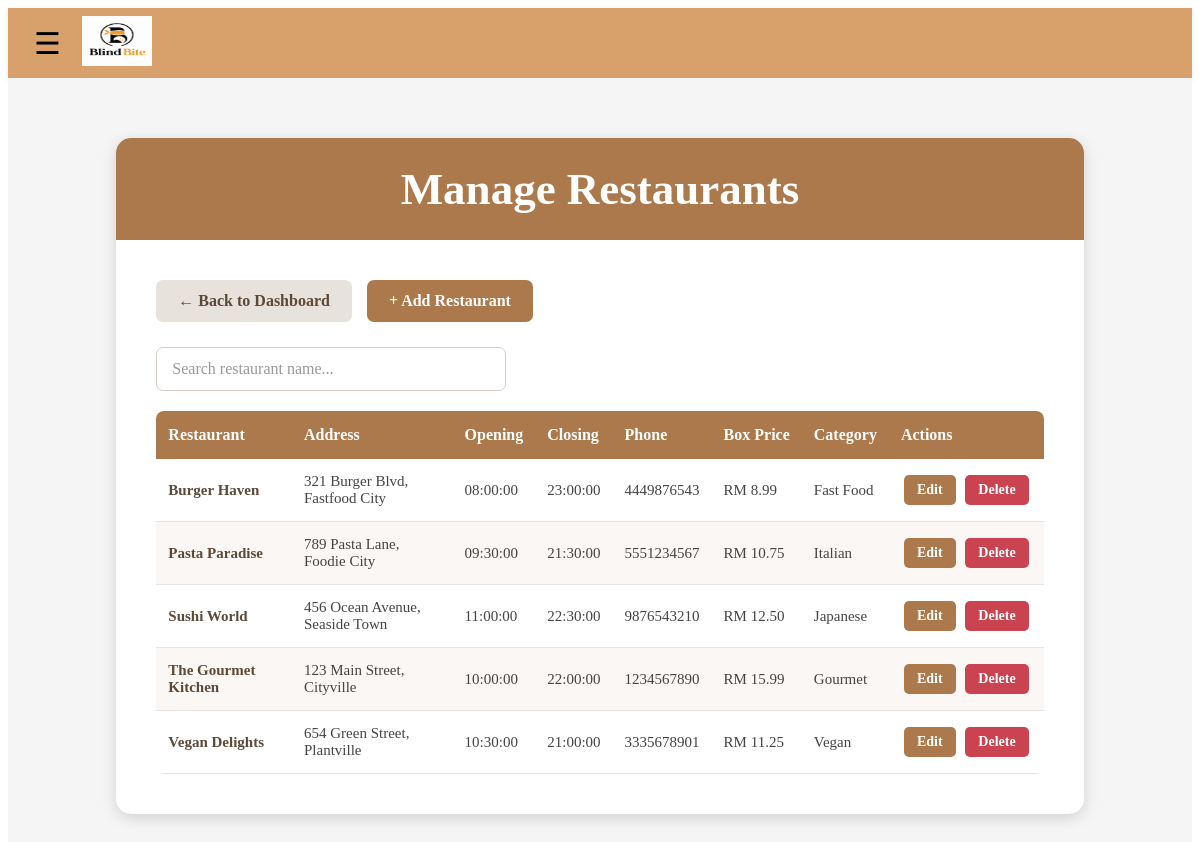
The app's page /admin/restaurants.php (signed in) with its own data.
### tables this page shows
CREATE TABLE restaurants (
    restaurant_name VARCHAR(100) PRIMARY KEY,
    restaurant_address VARCHAR(100) NOT NULL UNIQUE,
    restaurant_opening_hours TIME NOT NULL,
    restaurant_closing_hours TIME NOT NULL,
    restaurant_phone_number VARCHAR(20) NOT NULL UNIQUE,
    blind_box_price DECIMAL(10,2) NOT NULL,
    blind_box_description TEXT NOT NULL,
    blind_box_image VARCHAR(255) DEFAULT NULL,
    blind_box_food_category TEXT NOT NULL
);

### admin/restaurants.php (the view, shortened to what this page needs)
<?php
include '../config/db_connect.php';
$result = $conn->query(
    "SELECT * FROM restaurants ORDER BY restaurant_name"
);
?>
<?php include '../includes/header.php'; ?>
<?php include '../includes/adminNavigation.php'; ?>
<section class="admin-page">
    <div class="admin-card">
        <div class="admin-header">
            <h1>Manage Restaurants</h1>
        </div>
        <div class="admin-body">
            <div class="restaurant-page-actions">
                <a href="dashboard.php" class="admin-action-btn back-btn">
                    ← Back to Dashboard
                </a>
                <a href="add_restaurant.php" class="admin-action-btn add-btn">
                    + Add Restaurant
                </a>
            </div>
            <div class="restaurant-search">
                <input
                    type="text"
                    id="restaurantSearch"
                    placeholder="Search restaurant name..."
                    autocomplete="off"
                >
            </div>
            <div class="restaurant-table-container">
                <table class="restaurant-table">
                    <thead>
                        <tr>
                            <th>Restaurant</th>
                            <th>Address</th>
                            <th>Opening</th>
                            <th>Closing</th>
                            <th>Phone</th>
                            <th>Box Price</th>
                            <th>Category</th>
                            <th>Actions</th>
                        </tr>
                    </thead>
                    <tbody>
                        <?php if ($result && $result->num_rows > 0) : ?>
                            <?php while ($row = $result->fetch_assoc()) : ?>
                                <tr
                                    class="restaurant-row"
                                    data-restaurant-name="<?php
                                        echo htmlspecialchars(
                                            strtolower(
                                                $row['restaurant_name']
                                            )
                                        );
                                    ?>"
                                >
                                    <td>
                                        <?php
                                        echo htmlspecialchars(
                                            $row['restaurant_name']
                                        );
                                        ?>
                                    </td>
                                    <td>
                                        <?php
                                        echo htmlspecialchars(
                                            $row['restaurant_address']
                                        );
                                        ?>
                                    </td>
                                    <td>
                                        <?php
                                        echo htmlspecialchars(
                                            $row['restaurant_opening_hours']
                                        );
                                        ?>
                                    </td>
                                    <td>
                                        <?php
                                        echo htmlspecialchars(
                                            $row['restaurant_closing_hours']
                                        );
                                        ?>
                                    </td>
                                    <td>
                                        <?php
                                        echo htmlspecialchars(
                                            $row['restaurant_phone_number']
                                        );
                                        ?>
                                    </td>
                                    <td>
                                        RM
                                        <?php
                                        echo number_format(
                                            $row['blind_box_price'],
                                            2
                                        );
                                        ?>
                                    </td>
                                    <td>
                                        <?php
                                        echo htmlspecialchars(
                                            $row['blind_box_food_category']
                                        );
                                        ?>
                                    </td>
                                    <td class="table-actions">
                                        <a
                                            href="edit_restaurant.php?restaurant=<?php
                                                echo urlencode(
                                                    $row['restaurant_name']
                                                );
                                            ?>"
                                            class="edit-btn"
                                        >
                                            Edit
                                        </a>
                                        <form
                                            method="POST"
                                            action="delete_restaurant.php"
                                            class="delete-form"
                                            onsubmit="return confirm(
                                                'Are you sure you want to delete this restaurant?'
                                            );"
                                        >
                                            <button
                                                type="submit"
                                                class="delete-btn"
                                            >
                                                Delete
                                            </button>
                                        </form>
                                    </td>
                                </tr>
                            <?php endwhile; ?>
                        <?php endif; ?>
                    </tbody>
                </table>
            </div>
        </div>
    </div>
</section>
</body>
</html>

### includes/header.php (shortened to what this page needs)
<!DOCTYPE html>
<html lang="en">
<head>
    <link rel="stylesheet" href="<?php echo BASE_URL; ?>/css/admin.css">
    <link rel="stylesheet" href="<?php echo BASE_URL; ?>/css/style.css">
</head>
<body>

### includes/adminNavigation.php (shortened to what this page needs)
<header class="top-header">
<button type="button" class="menu-btn" id="adminMenuButton">☰</button>
<a href="../admin/dashboard.php" class="logo">
    <img src="../images/BBlogo.png" width="70" height="200">
</a>
</header>

### css/admin.css (style rules this page uses)
.admin-page { min-height: 70vh; padding: 60px 7%; background: #f5f5f5; box-sizing: border-box; }
.admin-card { width: 95%; max-width: 1300px; margin: 0 auto; background: #ffffff; border-radius: 15px; overflow: hidden; box-shadow: 0 4px 15px rgba(0, 0, 0, 0.15); }
.admin-header { background: #ab794b; padding: 25px; text-align: center; font-size: 45px; }
.admin-header h1 { margin: 0; color: white; font-size: 45px; }
.admin-body { padding: 40px; }
.restaurant-page-actions { display: flex; gap: 15px; margin-bottom: 25px; }
.admin-action-btn { display: inline-block; padding: 12px 22px; border-radius: 7px; text-decoration: none; font-size: 16px; font-weight: bold; transition: 0.2s; }
.add-btn { background-color: #ab794b; color: white; }
.back-btn { background-color: #e8e2dc; color: #5d4938; }
.restaurant-table-container { width: 100%; overflow-x: auto; border-radius: 8px; }
.restaurant-table { width: 100%; border-collapse: collapse; background-color: white; font-size: 15px; }
.restaurant-table thead { background-color: #ab794b; color: white; }
.restaurant-table th { padding: 15px 12px; text-align: left; font-size: 16px; font-weight: bold; white-space: nowrap; }
.restaurant-table td { padding: 14px 12px; border-bottom: 1px solid #e5e5e5; color: #444; vertical-align: middle; }
.restaurant-table tbody tr:nth-child(even) { background-color: #faf7f4; }
.restaurant-table td:first-child { font-weight: bold; color: #5d4938; }
.table-actions { text-align: center !important; vertical-align: middle !important; white-space: nowrap; }
.delete-form { display: inline-block !important; margin: 0 !important; padding: 0 !important; width: auto !important; vertical-align: middle; }
.edit-btn, .delete-btn { display: inline-block !important; padding: 7px 13px; margin: 0 3px; border-radius: 5px; font-size: 14px; font-weight: bold; font-family: inherit; text-decoration: none; border: none; cursor: pointer; white-space: nowrap; box-sizing: border-box; vertical-align: middle; }
.edit-btn { background-color: #ab794b; color: white; }
.delete-btn { background-color: #ca4350; color: white; }
.restaurant-search { width: 100%; margin-bottom: 20px; }
.restaurant-search input { width: 350px; padding: 12px 15px; box-sizing: border-box; border: 1px solid #d5cec8; border-radius: 7px; background-color: white; color: #5d4938; font-size: 16px; font-family: inherit; outline: none; transition: border-color 0.2s ease, box-shadow 0.2s ease; }
.restaurant-search input::placeholder { color: #999; }

### css/style.css (style rules this page uses)
.top-header { display:flex; align-items:center; height:70px; padding:0 20px; background:#d8a06b; box-shadow:0 2px 5px rgba(0,0,0,0.1); }
.menu-btn { font-size:30px; border:none; background:none; cursor:pointer; }
.logo img { height:50px; margin-left:15px; background: transparent; }

### records on screen
restaurants: restaurant_name "Burger Haven", restaurant_address "321 Burger Blvd, Fastfood City", restaurant_opening_hours "08:00:00", restaurant_closing_hours "23:00:00", restaurant_phone_number "4449876543", blind_box_price "8.99", blind_box_food_category "Fast Food"
restaurants: restaurant_name "Pasta Paradise", restaurant_address "789 Pasta Lane, Foodie City", restaurant_opening_hours "09:30:00", restaurant_closing_hours "21:30:00", restaurant_phone_number "5551234567", blind_box_price "10.75", blind_box_food_category "Italian"
restaurants: restaurant_name "Sushi World", restaurant_address "456 Ocean Avenue, Seaside Town", restaurant_opening_hours "11:00:00", restaurant_closing_hours "22:30:00", restaurant_phone_number "9876543210", blind_box_price "12.50", blind_box_food_category "Japanese"
restaurants: restaurant_name "The Gourmet Kitchen", restaurant_address "123 Main Street, Cityville", restaurant_opening_hours "10:00:00", restaurant_closing_hours "22:00:00", restaurant_phone_number "1234567890", blind_box_price "15.99", blind_box_food_category "Gourmet"
restaurants: restaurant_name "Vegan Delights", restaurant_address "654 Green Street, Plantville", restaurant_opening_hours "10:30:00", restaurant_closing_hours "21:00:00", restaurant_phone_number "3335678901", blind_box_price "11.25", blind_box_food_category "Vegan"
